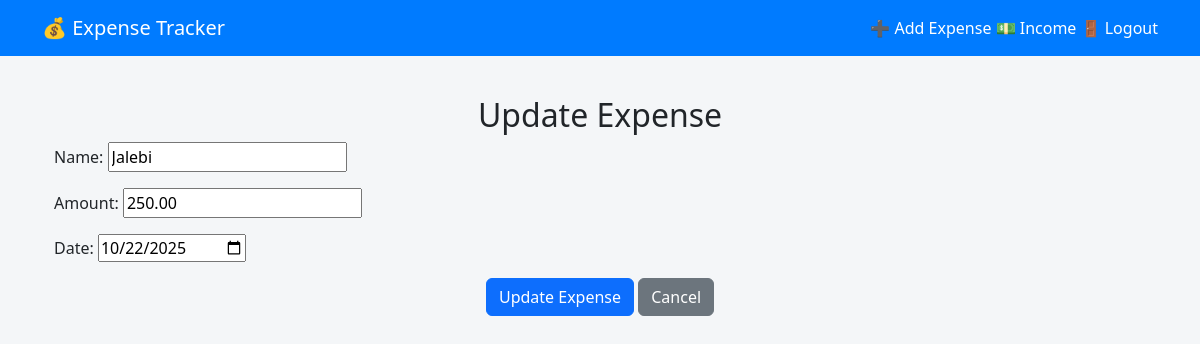
The app's page /update/96/ (signed in) with its own data.
### exp/ExpenseTracker/tracker/models.py (models this page shows, shortened)
class Expense(models.Model):
    user = models.ForeignKey(User, on_delete=models.CASCADE)
    name = models.CharField(max_length=255)
    amount = models.DecimalField(max_digits=10, decimal_places=2)
    date = models.DateField()
    category = models.CharField(max_length=100, default='Other')

### exp/ExpenseTracker/tracker/views.py (the view)
# urls.py: path("update/<int:expense_id>/", update_expense, name="update_expense"),
def update_expense(request, expense_id):
    expense = get_object_or_404(Expense, id=expense_id, user=request.user)
    if request.method == "POST":
        form = ExpenseForm(request.POST, instance=expense)
        if form.is_valid():
            form.save()
            return redirect("dashboard")  # Redirect to dashboard after updating
    else:
        form = ExpenseForm(instance=expense)  # Pre-fill the form with existing data
    return render(request, "tracker/update_expense.html", {"form": form})

### exp/ExpenseTracker/tracker/forms.py
class ExpenseForm(forms.ModelForm):
    date = forms.DateField(
        widget=forms.DateInput(attrs={'type': 'date'}),  # Date picker input
        required=True
    )
    class Meta:
        model = Expense
        fields = ['name', 'amount','date']

### exp/ExpenseTracker/tracker/templates/tracker/update_expense.html (shortened to what this page needs)
{% extends "tracker/base.html" %}
{% block content %}
<div class="container">
    <h2 class="text-center">Update Expense</h2>
    <form method="post">
        {{ form.as_p }}
        <div class="text-center">
            <button type="submit" class="btn btn-primary">Update Expense</button>
            <a href="{% url 'dashboard' %}" class="btn btn-secondary">Cancel</a>
        </div>
    </form>
</div>
{% endblock %}

### exp/ExpenseTracker/tracker/templates/tracker/base.html (style rules this page uses)
body { background: #f4f6f8; min-height: 100vh; }

### records on screen
Expense: name "Jalebi", amount "250.00", date "10/22/2025"
